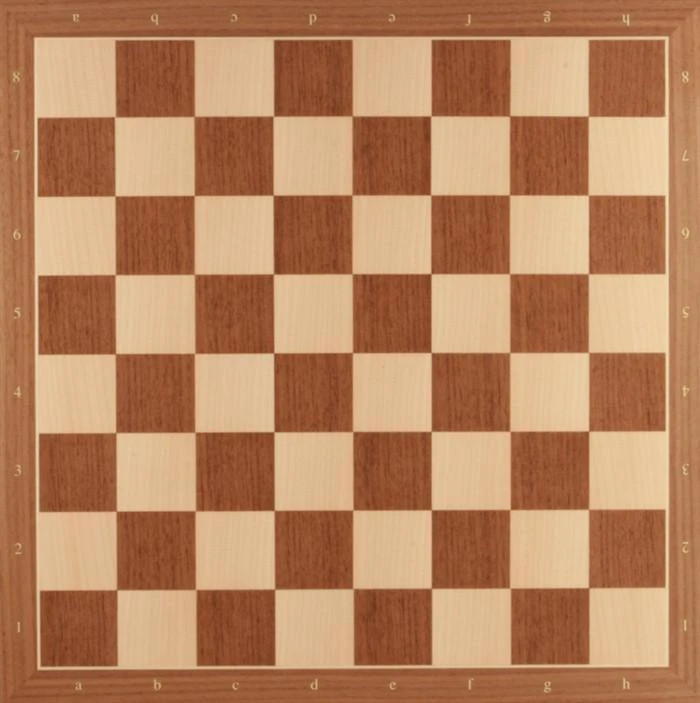
#> input picture flat_chess.jpg, 700 x 703 px
$ jupyter execute 'Corner Detection.ipynb'   (shell and % lines are left out)
#> lines starting #> are read from the running program, lines starting #| are printed output that depends on the picture; after the words box and inside, x2 and y2 are one past the last pixel; in counts of white or black regions, pixels touching at a corner belong together
[cell 1]
import numpy as np
import matplotlib.pyplot as plt
import cv2

[cell 2]
flat_chess=cv2.imread('flat_chess.jpg')
#> flat_chess is the input picture: shape (703, 700, 3); mean B, G, R 94.6, 131.7, 183.2
flat_chess=cv2.cvtColor(flat_chess,cv2.COLOR_BGR2RGB)

real_chess=cv2.imread('real_chess.png')
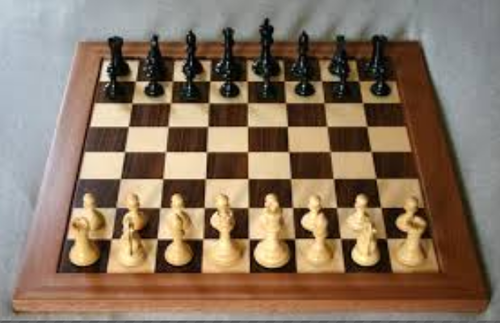
#> input picture real_chess.png, 500 x 323 px
#> real_chess is the input picture: shape (323, 500, 3); mean B, G, R 96.5, 116, 136.4
real_chess=cv2.cvtColor(real_chess,cv2.COLOR_BGR2RGB)

gray_flat_chess=cv2.cvtColor(flat_chess,cv2.COLOR_BGR2GRAY)
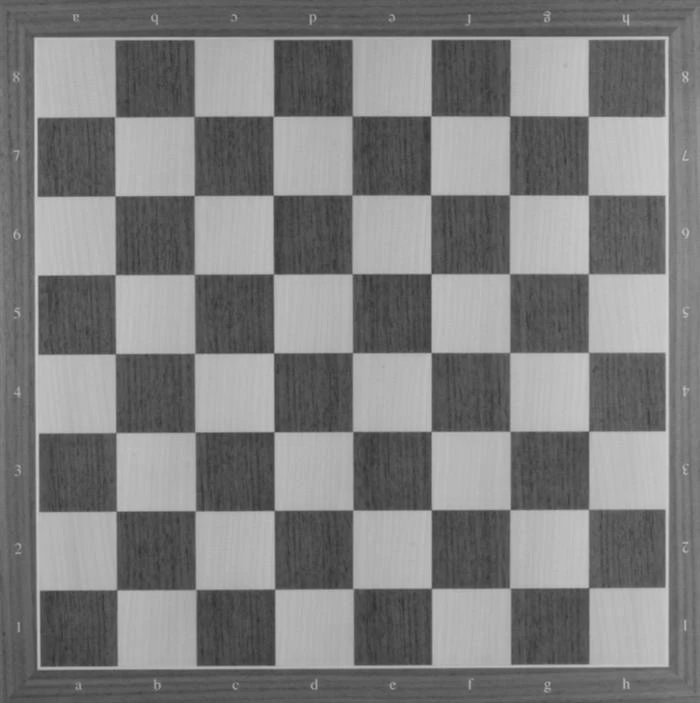
#> gray_flat_chess: shape (703, 700); min 49, max 213, mean 126.6
gray_real_chess=cv2.cvtColor(real_chess,cv2.COLOR_BGR2GRAY)
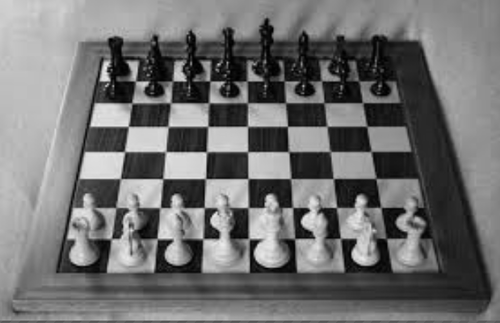
#> gray_real_chess: shape (323, 500); min 0, max 238, mean 112.5

# Detection using corner Harris method

### FLAT CHESS

[cell 3]
gray1=np.float32(gray_flat_chess)
dst1=cv2.cornerHarris(src=gray1,blockSize=2,ksize=3,k=0.04)
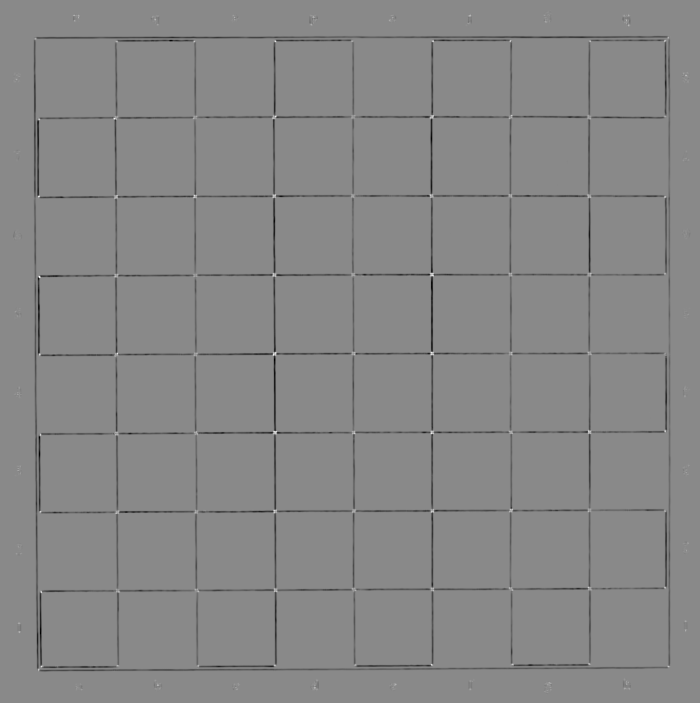
#> dst1: shape (703, 700) float32; min -2268699, max 1938935, mean -37725.2; drawn with min black and max white
dst1=cv2.dilate(dst1,None)
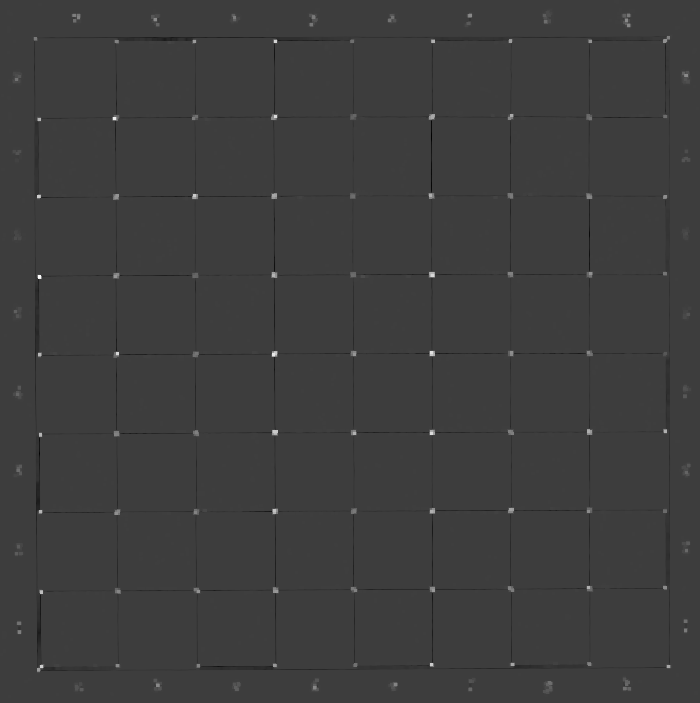
#> dst1: shape (703, 700) float32; min -621146.5, max 1938935, mean -36.8; drawn with min black and max white
flat_chess[dst1>0.01*dst1.max()]=(255,0,0)
#> flat_chess: shape (703, 700, 3); mean R, G, B 184.1, 130.1, 93.5
plt.imshow(flat_chess)

### REAL CHESS

[cell 4]
gray2=np.float32(gray_real_chess)
dst2=cv2.cornerHarris(src=gray2,blockSize=2,ksize=3,k=0.04)
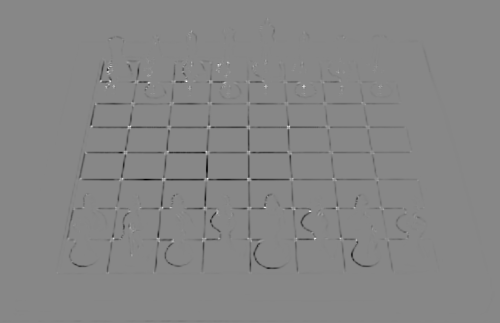
#> dst2: shape (323, 500) float32; min -20906858, max 18539710, mean -191046.7; drawn with min black and max white
dst2=cv2.dilate(dst2,None)
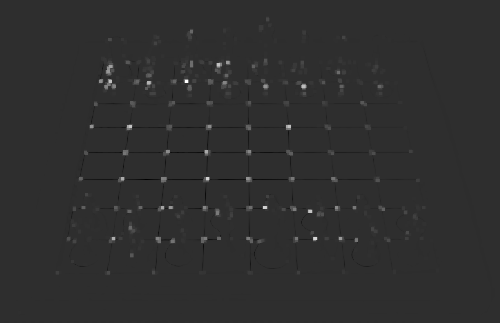
#> dst2: shape (323, 500) float32; min -4083139.5, max 18539710, mean 76942; drawn with min black and max white
real_chess[dst2>0.01*dst2.max()]=(255,0,0)
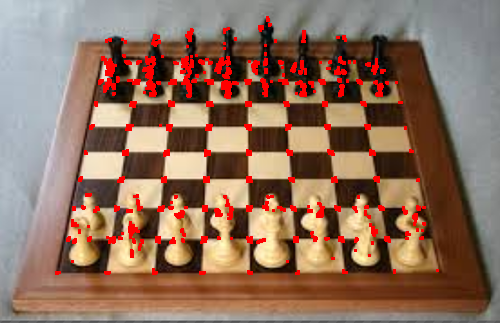
#> real_chess: shape (323, 500, 3); mean R, G, B 143.2, 111.5, 93.1
plt.imshow(real_chess)

# Detection using Shi-Tomasi method

### FLAT CHESS

[cell 5]
corners1=cv2.goodFeaturesToTrack(gray_flat_chess,85,0.01,10)
#> corners1 = 85 rows, first 8: [275, 431], [588, 432], [432, 352], [273, 352], [274, 196], [432, 115], [432, 273], [275, 115]
corners1=np.int0(corners1)
for i in corners1:
    x,y=i.ravel()
    cv2.circle(flat_chess,(x,y),5,(255,0,0),-1)
#> this loop made 85 passes
#> (x, y) on passes 1 to 12: (275, 431), (588, 432), (432, 352), (273, 352), (274, 196), (432, 115), (432, 273), (275, 115), (432, 432), (113, 118), (39, 276), (511, 509)
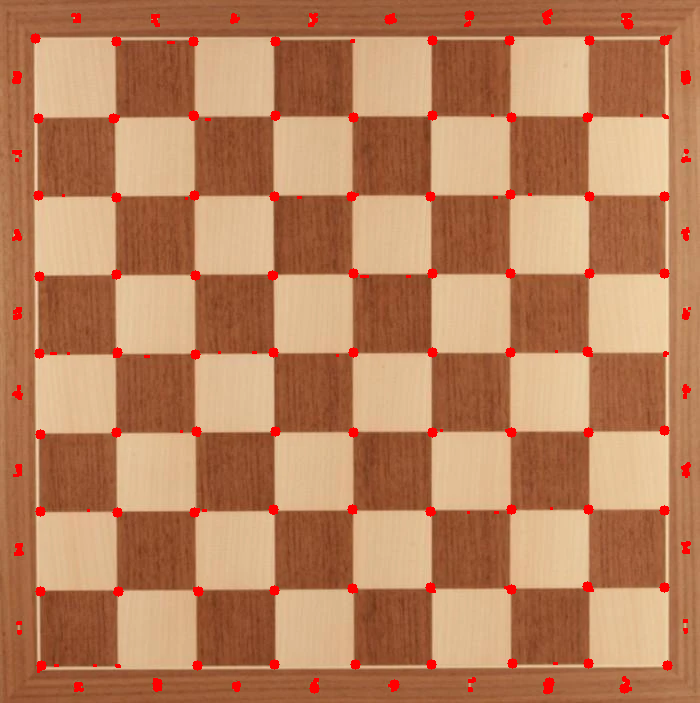
#> flat_chess: shape (703, 700, 3); mean R, G, B 184.6, 129, 92.7
plt.imshow(flat_chess)

### REAL CHESS

[cell 6]
corners2=cv2.goodFeaturesToTrack(gray_real_chess,95,0.01,10)
#> corners2 = 95 rows, first 8: [185, 80], [148, 82], [309, 210], [129, 126], [288, 126], [109, 80], [247, 178], [314, 237]
corners2=np.int0(corners2)
for i in corners2:
    x,y=i.ravel()
    cv2.circle(real_chess,(x,y),5,(255,0,0),-1)
#> this loop made 95 passes
#> (x, y) on passes 1 to 12: (185, 80), (148, 82), (309, 210), (129, 126), (288, 126), (109, 80), (247, 178), (314, 237), (162, 178), (113, 237), (263, 206), (122, 178)
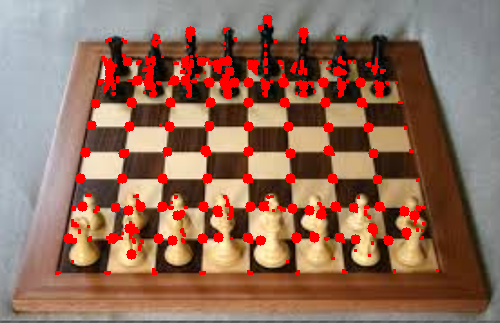
#> real_chess: shape (323, 500, 3); 2.43% of pixels changed, all inside (x1, y1, x2, y2) = (63, 14, 420, 260)
plt.imshow(real_chess)
